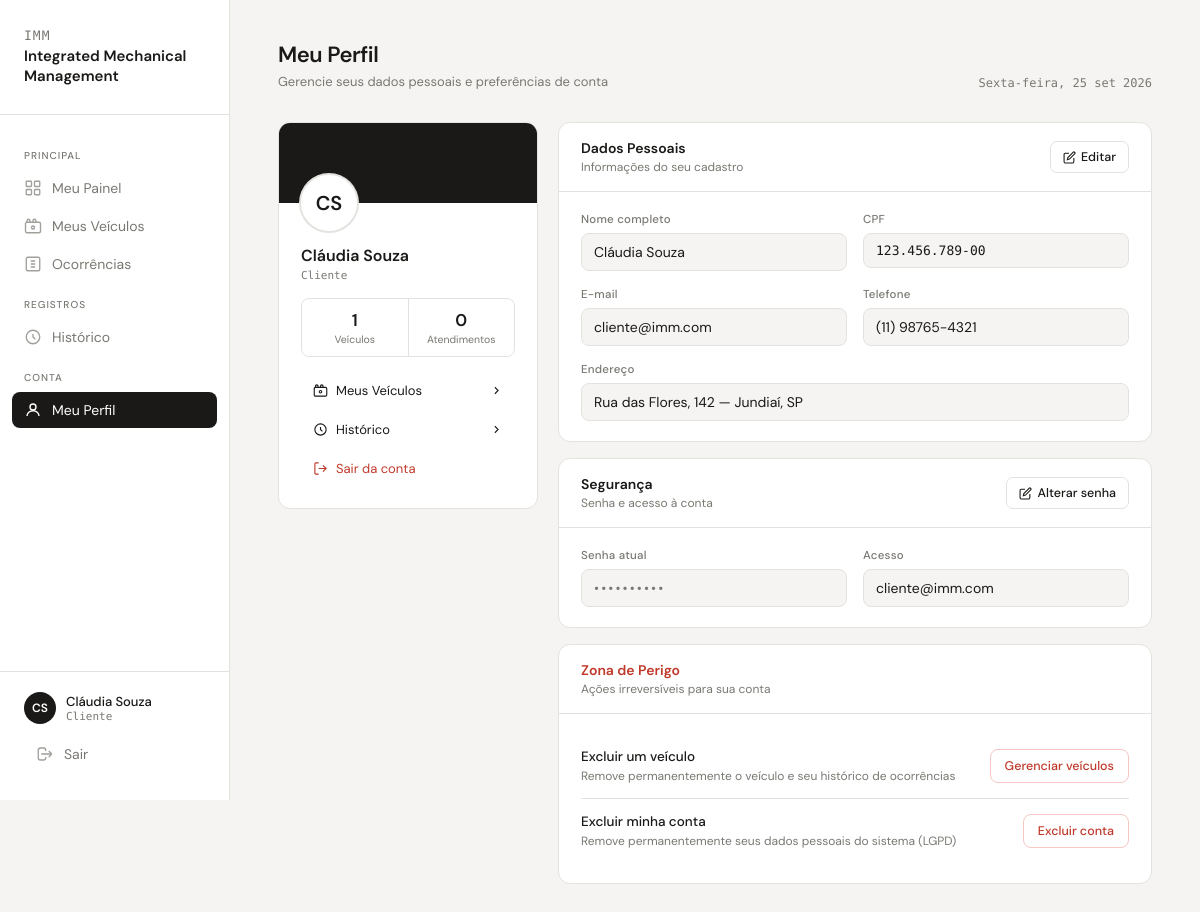
The app's page /cliente/perfil.php (signed in) with its own data.
### tables this page shows
CREATE TABLE `cliente` (
  `id` char(36) NOT NULL DEFAULT uuid(),
  `nome` varchar(100) NOT NULL,
  `cpf` varchar(11) NOT NULL,
  `email` varchar(100) NOT NULL,
  `senha` varchar(100) NOT NULL,
  `telefone` varchar(15) DEFAULT NULL,
  `endereco` varchar(200) NOT NULL
);

### includes/app.php (called while the page is built, shortened)
<?php
require __DIR__ . '/db.php';
require __DIR__ . '/layout.php';
function db_exec(string $sql, array $params = []): mysqli_stmt {
    global $conn;
    $stmt = $conn->prepare($sql);
    if ($params) {
        $types = '';
        foreach ($params as $p) $types .= is_int($p) ? 'i' : 's';
        $stmt->bind_param($types, ...$params);
    }
    $stmt->execute();
    return $stmt;
}
function db_one(string $sql, array $params = []): ?array {
    return db_exec($sql, $params)->get_result()->fetch_assoc() ?: null;
}
function db_val(string $sql, array $params = []) {
    $row = db_exec($sql, $params)->get_result()->fetch_row();
    return $row ? $row[0] : null;
}
function e($s): string { return htmlspecialchars((string)$s, ENT_QUOTES, 'UTF-8'); }
function so_digitos($s): string { return preg_replace('/\D/', '', (string)$s); }
function initials(string $nome): string {
    $parts = preg_split('/\s+/', trim($nome));
    $i = mb_strtoupper(mb_substr($parts[0] ?? '', 0, 1));
    if (count($parts) > 1) $i .= mb_strtoupper(mb_substr(end($parts), 0, 1));
    return $i;
}
function fmt_cpf($cpf): string {
    return preg_replace('/(\d{3})(\d{3})(\d{3})(\d{2})/', '$1.$2.$3-$4', (string)$cpf);
}
function fmt_tel($tel): string {
    $t = so_digitos($tel);
    if (strlen($t) === 11) return preg_replace('/(\d{2})(\d{5})(\d{4})/', '($1) $2-$3', $t);
    return $t !== '' ? $t : '—';
}
function data_hoje(): string {
    return DIAS[(int)date('w')] . ', ' . date('d') . ' ' . mb_substr(MESES[(int)date('n')], 0, 3) . ' ' . date('Y');
}
function is_post(): bool { return $_SERVER['REQUEST_METHOD'] === 'POST'; }
function usuario(): ?array { return $_SESSION['user'] ?? null; }
function exigir_login(array $perfis): array {
    $u = usuario();
    return $u;
}

### cliente/perfil.php (the view, shortened to what this page needs)
<?php
require __DIR__ . '/../includes/app.php';
$u = exigir_login(['CLIENTE']);
$cliente      = db_one('SELECT nome, cpf, email, telefone, endereco FROM cliente WHERE id = ?', [$u['id']]);
$nVeiculos    = (int)db_val('SELECT COUNT(*) FROM veiculo WHERE idCliente = ?', [$u['id']]);
$nAtendimentos = (int)db_val("SELECT COUNT(*) FROM protocolo p JOIN veiculo v ON v.id = p.idVeiculo
                              WHERE v.idCliente = ? AND p.status = 'FINALIZADO'", [$u['id']]);
?>
<!DOCTYPE html>
<html lang="pt-BR">
<head>
</head>
<body>
<?php sidebar('perfil'); ?>
<main>
  <div class="page-header">
    <div>
      <div class="page-title">Meu Perfil</div>
      <div class="page-sub">Gerencie seus dados pessoais e preferências de conta</div>
    </div>
    <div class="page-date"><?= data_hoje() ?></div>
  </div>
  <div class="profile-layout">
    <div class="identity-card">
      <div class="identity-banner"></div>
      <div class="identity-body">
        <div class="avatar-wrap">
          <div class="avatar-lg"><?= e(initials($cliente['nome'])) ?></div>
        </div>
        <div class="identity-name"><?= e($cliente['nome']) ?></div>
        <div class="identity-role">Cliente</div>
        <div class="identity-stat-row">
          <div class="identity-stat">
            <div class="identity-stat-val"><?= $nVeiculos ?></div>
            <div class="identity-stat-label">Veículos</div>
          </div>
          <div class="identity-stat">
            <div class="identity-stat-val"><?= $nAtendimentos ?></div>
            <div class="identity-stat-label">Atendimentos</div>
          </div>
        </div>
        <div class="identity-links">
          <a class="identity-link" href="meus_veiculos.php">
            <div class="identity-link-left">
              <svg width="15" height="15" viewBox="0 0 24 24" fill="none" stroke="currentColor" stroke-width="1.8"><rect x="2" y="7" width="20" height="14" rx="2"/><path d="M16 7V5a2 2 0 00-4 0v2M8 7V5a2 2 0 00-4 0v2"/><circle cx="12" cy="14" r="2"/></svg>
              Meus Veículos
            </div>
            <svg width="13" height="13" viewBox="0 0 24 24" fill="none" stroke="currentColor" stroke-width="2"><path d="M9 18l6-6-6-6"/></svg>
          </a>
          <a class="identity-link" href="historico.php">
            <div class="identity-link-left">
              <svg width="15" height="15" viewBox="0 0 24 24" fill="none" stroke="currentColor" stroke-width="1.8"><path d="M12 8v4l3 3m6-3a9 9 0 11-18 0 9 9 0 0118 0z"/></svg>
              Histórico
            </div>
            <svg width="13" height="13" viewBox="0 0 24 24" fill="none" stroke="currentColor" stroke-width="2"><path d="M9 18l6-6-6-6"/></svg>
          </a>
          <a class="identity-link danger" href="../logout.php">
            <div class="identity-link-left">
              <svg width="15" height="15" viewBox="0 0 24 24" fill="none" stroke="currentColor" stroke-width="1.8"><path d="M9 21H5a2 2 0 01-2-2V5a2 2 0 012-2h4M16 17l5-5-5-5M21 12H9"/></svg>
              Sair da conta
            </div>
          </a>
        </div>
      </div>
    </div>
    <div class="sections">
      <form class="section-card" method="POST">
        <div class="section-header">
          <div>
            <div class="section-title">Dados Pessoais</div>
            <div class="section-sub">Informações do seu cadastro</div>
          </div>
          <button type="button" class="edit-btn" onclick="toggleEdit('dados')">
            <svg width="13" height="13" viewBox="0 0 24 24" fill="none" stroke="currentColor" stroke-width="2"><path d="M11 4H4a2 2 0 00-2 2v14a2 2 0 002 2h14a2 2 0 002-2v-7"/><path d="M18.5 2.5a2.121 2.121 0 013 3L12 15l-4 1 1-4 9.5-9.5z"/></svg>
            Editar
          </button>
        </div>
        <div class="section-body">
          <div id="dados-view" class="fields-grid">
            <div class="field-group">
              <div class="field-label">Nome completo</div>
              <div class="field-value"><?= e($cliente['nome']) ?></div>
            </div>
            <div class="field-group">
              <div class="field-label">CPF</div>
              <div class="field-value" style="font-family:'DM Mono',monospace;font-size:13px"><?= e(fmt_cpf($cliente['cpf'])) ?></div>
            </div>
            <div class="field-group">
              <div class="field-label">E-mail</div>
              <div class="field-value"><?= e($cliente['email']) ?></div>
            </div>
            <div class="field-group">
              <div class="field-label">Telefone</div>
              <div class="field-value"><?= e(fmt_tel($cliente['telefone'])) ?></div>
            </div>
            <div class="field-group full">
              <div class="field-label">Endereço</div>
              <div class="field-value"><?= e($cliente['endereco']) ?></div>
            </div>
          </div>
        </div>
      </form>
      <form class="section-card" method="POST">
        <div class="section-header">
          <div>
            <div class="section-title">Segurança</div>
            <div class="section-sub">Senha e acesso à conta</div>
          </div>
          <button type="button" class="edit-btn" onclick="toggleEdit('senha')">
            <svg width="13" height="13" viewBox="0 0 24 24" fill="none" stroke="currentColor" stroke-width="2"><path d="M11 4H4a2 2 0 00-2 2v14a2 2 0 002 2h14a2 2 0 002-2v-7"/><path d="M18.5 2.5a2.121 2.121 0 013 3L12 15l-4 1 1-4 9.5-9.5z"/></svg>
            Alterar senha
          </button>
        </div>
        <div class="section-body">
          <div id="senha-view" class="fields-grid">
            <div class="field-group">
              <div class="field-label">Senha atual</div>
              <div class="field-value" style="letter-spacing:0.15em;color:var(--muted)">••••••••••</div>
            </div>
            <div class="field-group">
              <div class="field-label">Acesso</div>
              <div class="field-value"><?= e($cliente['email']) ?></div>
            </div>
          </div>
        </div>
      </form>
      <div class="section-card">
        <div class="section-header">
          <div>
            <div class="section-title" style="color:var(--danger)">Zona de Perigo</div>
            <div class="section-sub">Ações irreversíveis para sua conta</div>
          </div>
        </div>
        <div class="danger-zone-body">
          <div class="danger-item">
            <div>
              <div class="danger-item-text">Excluir um veículo</div>
              <div class="danger-item-sub">Remove permanentemente o veículo e seu histórico de ocorrências</div>
            </div>
            <a class="btn-danger" href="meus_veiculos.php">Gerenciar veículos</a>
          </div>
          <div class="danger-item">
            <div>
              <div class="danger-item-text">Excluir minha conta</div>
              <div class="danger-item-sub">Remove permanentemente seus dados pessoais do sistema (LGPD)</div>
            </div>
            <form method="POST" onsubmit="return confirm('Excluir sua conta permanentemente? Seus veículos e histórico também serão apagados. Esta ação não pode ser desfeita.')">
              <button type="submit" class="btn-danger">Excluir conta</button>
            </form>
          </div>
        </div>
      </div>
    </div>
  </div>
</main>
</body>
</html>

### includes/layout.php (shortened to what this page needs)
<?php
function menu_do_perfil(string $perfil): array {
    return match ($perfil) {
        'ADMIN' => [
            'Principal' => [
                ['dashboard',     'Dashboard',     'admin/dashboard.php'],
                ['clientes',      'Clientes',      'colaborador/visualizar_clientes.php'],
                ['veiculos',      'Veículos',      'colaborador/veiculos.php'],
                ['ocorrencias',   'Ocorrências',   'colaborador/registrar_ocorrencia.php'],
                ['colaboradores', 'Colaboradores', 'admin/gerenciar_colaboradores.php'],
            ],
            'Registros' => [['historico', 'Histórico', 'admin/historico.php']],
        ],
        'COLABORADOR' => [
            'Principal' => [
                ['dashboard',   'Meu Painel',  'colaborador/dashboard.php'],
                ['ocorrencias', 'Ocorrências', 'colaborador/registrar_ocorrencia.php'],
                ['clientes',    'Clientes',    'colaborador/visualizar_clientes.php'],
                ['veiculos',    'Veículos',    'colaborador/veiculos.php'],
            ],
            'Registros' => [['historico', 'Histórico', 'admin/historico.php']],
        ],
        default => [
            'Principal' => [
                ['dashboard',   'Meu Painel',    'cliente/dashboard.php'],
                ['veiculos',    'Meus Veículos', 'cliente/meus_veiculos.php'],
                ['ocorrencias', 'Ocorrências',   'cliente/visualizar_ocorrencias.php'],
            ],
            'Registros' => [['historico', 'Histórico', 'cliente/historico.php']],
            'Conta'     => [['perfil', 'Meu Perfil', 'cliente/perfil.php']],
        ],
    };
}
function rotulo_perfil(array $u): string {
    return match ($u['perfil']) {
        'ADMIN'       => 'Administrador',
        'COLABORADOR' => ($u['cargo'] ? $u['cargo'] . ' · ' : '') . 'Colaborador',
        default       => 'Cliente',
    };
}
function sidebar(string $ativo): void {
    $u = usuario();
    ?>
<aside>
  <div class="logo">
    <div class="logo-mark">IMM</div>
    <div class="logo-name">Integrated Mechanical<br>Management</div>
  </div>
  <nav>
    <?php foreach (menu_do_perfil($u['perfil']) as $secao => $itens): ?>
      <span class="nav-label"><?= e($secao) ?></span>
      <?php foreach ($itens as [$chave, $rotulo, $caminho]): ?>
        <a class="nav-item<?= $chave === $ativo ? ' active' : '' ?>" href="../<?= $caminho ?>">
          <svg class="icon" viewBox="0 0 24 24" fill="none" stroke="currentColor" stroke-width="1.8"><?= ICONES[$chave] ?></svg>
          <?= e($rotulo) ?>
        </a>
      <?php endforeach; ?>
    <?php endforeach; ?>
  </nav>
  <div class="sidebar-footer">
    <div class="user-chip">
      <div class="avatar"><?= e(initials($u['nome'])) ?></div>
      <div class="user-info">
        <div class="user-name"><?= e($u['nome']) ?></div>
        <div class="user-role"><?= e(rotulo_perfil($u)) ?></div>
      </div>
    </div>
    <a class="nav-item" href="../logout.php" style="margin-top:12px">
      <svg class="icon" viewBox="0 0 24 24" fill="none" stroke="currentColor" stroke-width="1.8"><path d="M17 16l4-4m0 0l-4-4m4 4H7m6 4v1a3 3 0 01-3 3H6a3 3 0 01-3-3V7a3 3 0 013-3h4a3 3 0 013 3v1"/></svg>
      Sair
    </a>
  </div>
</aside>
    <?php
}
    ?>

### records on screen
cliente: nome "CS", nome "Cláudia Souza", cpf "123.456.789-00", email "cliente@imm.com", telefone "(11) 98765-4321", endereco "Rua das Flores, 142 — Jundiaí, SP"

### other values on screen
$secao "PRINCIPAL"
$rotulo "Meu Painel"
$rotulo "Meus Veículos"
$rotulo "Ocorrências"
$secao "REGISTROS"
$rotulo "Histórico"
$secao "CONTA"
$rotulo "Meu Perfil"
rotulo_perfil($u) "Cliente"
data_hoje() "Sexta-feira, 25 set 2026"
$nVeiculos "1"
$nAtendimentos "0"
